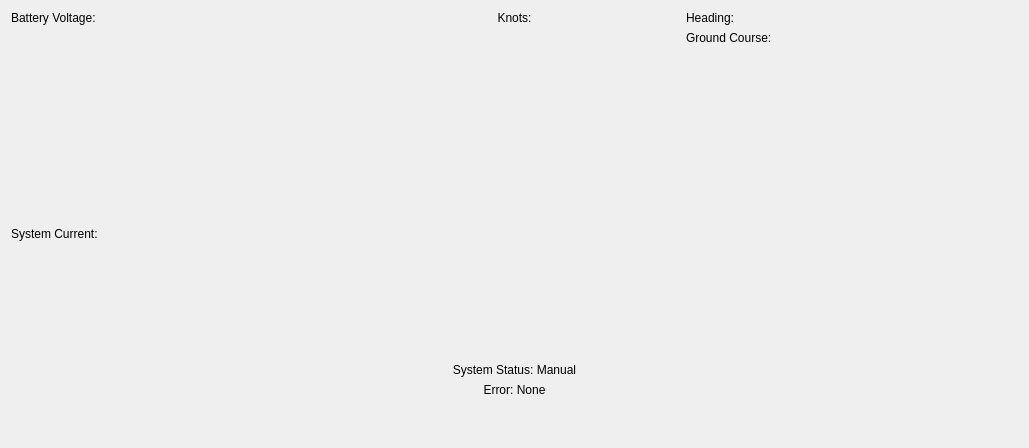
<?xml version="1.0" encoding="UTF-8"?>
<ui version="4.0">
 <class>gaugeDialog</class>
 <widget class="QDialog" name="gaugeDialog">
  <property name="geometry">
   <rect>
    <x>0</x>
    <y>0</y>
    <width>1029</width>
    <height>448</height>
   </rect>
  </property>
  <property name="windowTitle">
   <string>Dialog</string>
  </property>
  <layout class="QGridLayout" name="gridLayout_5">
   <item row="0" column="1">
    <layout class="QGridLayout" name="gridLayout_2">
     <item row="3" column="0">
      <widget class="QLabel" name="label_3">
       <property name="sizePolicy">
        <sizepolicy hsizetype="Preferred" vsizetype="Fixed">
         <horstretch>0</horstretch>
         <verstretch>0</verstretch>
        </sizepolicy>
       </property>
       <property name="text">
        <string>System Status: Manual</string>
       </property>
       <property name="alignment">
        <set>Qt::AlignCenter</set>
       </property>
      </widget>
     </item>
     <item row="0" column="0">
      <widget class="QLabel" name="label_5">
       <property name="sizePolicy">
        <sizepolicy hsizetype="Preferred" vsizetype="Fixed">
         <horstretch>0</horstretch>
         <verstretch>0</verstretch>
        </sizepolicy>
       </property>
       <property name="text">
        <string>Knots:</string>
       </property>
       <property name="alignment">
        <set>Qt::AlignCenter</set>
       </property>
      </widget>
     </item>
     <item row="4" column="0">
      <widget class="QLabel" name="label_4">
       <property name="sizePolicy">
        <sizepolicy hsizetype="Preferred" vsizetype="Fixed">
         <horstretch>0</horstretch>
         <verstretch>0</verstretch>
        </sizepolicy>
       </property>
       <property name="text">
        <string>Error: None</string>
       </property>
       <property name="alignment">
        <set>Qt::AlignCenter</set>
       </property>
      </widget>
     </item>
     <item row="1" column="0">
      <widget class="QRoundProgressBar" name="progressKnots" native="true">
       <property name="sizePolicy">
        <sizepolicy hsizetype="Preferred" vsizetype="Expanding">
         <horstretch>0</horstretch>
         <verstretch>0</verstretch>
        </sizepolicy>
       </property>
       <layout class="QVBoxLayout" name="verticalLayout_3"/>
      </widget>
     </item>
     <item row="5" column="0">
      <spacer name="verticalSpacer">
       <property name="orientation">
        <enum>Qt::Vertical</enum>
       </property>
       <property name="sizeType">
        <enum>QSizePolicy::Preferred</enum>
       </property>
       <property name="sizeHint" stdset="0">
        <size>
         <width>20</width>
         <height>40</height>
        </size>
       </property>
      </spacer>
     </item>
    </layout>
   </item>
   <item row="0" column="0">
    <layout class="QGridLayout" name="gridLayout">
     <item row="1" column="0">
      <widget class="QRoundProgressBar" name="progressVolt" native="true">
       <layout class="QVBoxLayout" name="verticalLayout"/>
      </widget>
     </item>
     <item row="3" column="0">
      <widget class="QRoundProgressBar" name="ProgressCurrent" native="true">
       <layout class="QVBoxLayout" name="verticalLayout_2"/>
      </widget>
     </item>
     <item row="0" column="0">
      <widget class="QLabel" name="label">
       <property name="sizePolicy">
        <sizepolicy hsizetype="Preferred" vsizetype="Fixed">
         <horstretch>0</horstretch>
         <verstretch>0</verstretch>
        </sizepolicy>
       </property>
       <property name="text">
        <string>Battery Voltage:</string>
       </property>
       <property name="alignment">
        <set>Qt::AlignLeading|Qt::AlignLeft|Qt::AlignVCenter</set>
       </property>
      </widget>
     </item>
     <item row="2" column="0">
      <widget class="QLabel" name="label_2">
       <property name="sizePolicy">
        <sizepolicy hsizetype="Preferred" vsizetype="Fixed">
         <horstretch>0</horstretch>
         <verstretch>0</verstretch>
        </sizepolicy>
       </property>
       <property name="text">
        <string>System Current:</string>
       </property>
       <property name="alignment">
        <set>Qt::AlignJustify|Qt::AlignVCenter</set>
       </property>
      </widget>
     </item>
    </layout>
   </item>
   <item row="0" column="2">
    <layout class="QGridLayout" name="gridLayout_4">
     <item row="3" column="0">
      <widget class="QRoundProgressBar" name="processGroundCourse" native="true">
       <layout class="QVBoxLayout" name="compassWidget"/>
      </widget>
     </item>
     <item row="2" column="0">
      <widget class="QLabel" name="label_7">
       <property name="sizePolicy">
        <sizepolicy hsizetype="Preferred" vsizetype="Fixed">
         <horstretch>0</horstretch>
         <verstretch>0</verstretch>
        </sizepolicy>
       </property>
       <property name="text">
        <string>Ground Course:</string>
       </property>
      </widget>
     </item>
     <item row="0" column="0">
      <widget class="QLabel" name="label_6">
       <property name="sizePolicy">
        <sizepolicy hsizetype="Preferred" vsizetype="Fixed">
         <horstretch>0</horstretch>
         <verstretch>0</verstretch>
        </sizepolicy>
       </property>
       <property name="text">
        <string>Heading:</string>
       </property>
      </widget>
     </item>
     <item row="1" column="0">
      <layout class="QVBoxLayout" name="compassWidget2"/>
     </item>
    </layout>
   </item>
  </layout>
 </widget>
 <customwidgets>
  <customwidget>
   <class>QRoundProgressBar</class>
   <extends>QWidget</extends>
   <header location="global">QRoundProgressBar.h</header>
   <container>1</container>
  </customwidget>
 </customwidgets>
 <resources/>
 <connections/>
</ui>
